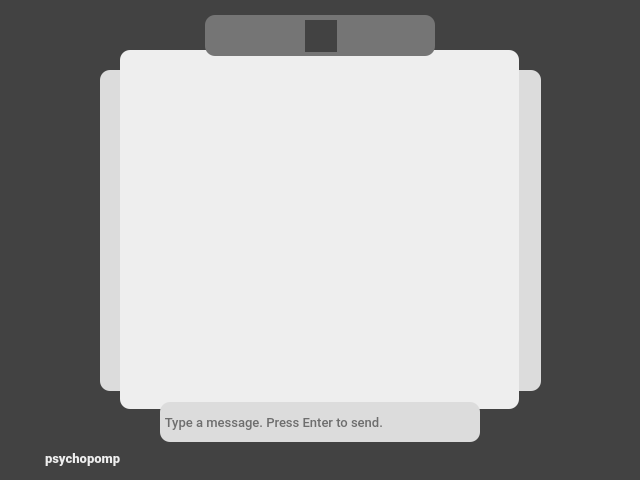
<?xml version="1.0" encoding="UTF-8"?>
<ui version="4.0">
 <class>MainWindow</class>
 <widget class="QDialog" name="MainWindow">
  <property name="geometry">
   <rect>
    <x>0</x>
    <y>0</y>
    <width>640</width>
    <height>480</height>
   </rect>
  </property>
  <property name="windowTitle">
   <string>MainWindow</string>
  </property>
  <property name="styleSheet">
   <string notr="true"/>
  </property>
  <widget class="QStackedWidget" name="centralWidget">
   <property name="enabled">
    <bool>true</bool>
   </property>
   <property name="geometry">
    <rect>
     <x>0</x>
     <y>0</y>
     <width>640</width>
     <height>480</height>
    </rect>
   </property>
   <property name="styleSheet">
    <string notr="true"/>
   </property>
   <property name="currentIndex">
    <number>0</number>
   </property>
   <widget class="QWidget" name="mainpage">
    <property name="styleSheet">
     <string notr="true">QWidget {
 background-color: #424242;

}</string>
    </property>
    <widget class="QPushButton" name="exitButton">
     <property name="geometry">
      <rect>
       <x>395</x>
       <y>20</y>
       <width>32</width>
       <height>32</height>
      </rect>
     </property>
     <property name="toolTip">
      <string>Exit application</string>
     </property>
     <property name="whatsThis">
      <string>Exit application</string>
     </property>
     <property name="styleSheet">
      <string notr="true">QPushButton {
 border: 1px ;
border-radius: 15px;
 background-color: #757575;

}</string>
     </property>
     <property name="text">
      <string/>
     </property>
     <property name="icon">
      <iconset resource="myresources.qrc">
       <normaloff>:/root/resources/close_32px.png</normaloff>:/root/resources/close_32px.png</iconset>
     </property>
     <property name="iconSize">
      <size>
       <width>24</width>
       <height>24</height>
      </size>
     </property>
     <property name="checkable">
      <bool>false</bool>
     </property>
     <property name="flat">
      <bool>true</bool>
     </property>
    </widget>
    <widget class="QPushButton" name="minimizeButton">
     <property name="geometry">
      <rect>
       <x>215</x>
       <y>20</y>
       <width>32</width>
       <height>32</height>
      </rect>
     </property>
     <property name="toolTip">
      <string>Minimize window</string>
     </property>
     <property name="whatsThis">
      <string>Minimize window</string>
     </property>
     <property name="styleSheet">
      <string notr="true">QPushButton {
 border: 1px ;
border-radius: 15px;
 background-color: #757575;

}</string>
     </property>
     <property name="text">
      <string/>
     </property>
     <property name="icon">
      <iconset resource="myresources.qrc">
       <normaloff>:/root/resources/minimize_32px.png</normaloff>:/root/resources/minimize_32px.png</iconset>
     </property>
     <property name="iconSize">
      <size>
       <width>24</width>
       <height>24</height>
      </size>
     </property>
     <property name="flat">
      <bool>true</bool>
     </property>
    </widget>
    <widget class="QLabel" name="mainTitle">
     <property name="geometry">
      <rect>
       <x>45</x>
       <y>448</y>
       <width>91</width>
       <height>21</height>
      </rect>
     </property>
     <property name="font">
      <font>
       <family>Roboto Black</family>
       <pointsize>10</pointsize>
       <weight>75</weight>
       <italic>false</italic>
       <bold>true</bold>
      </font>
     </property>
     <property name="styleSheet">
      <string notr="true">QLabel {
 color: #eeeeee;
}</string>
     </property>
     <property name="text">
      <string>psychopomp</string>
     </property>
    </widget>
    <widget class="QLabel" name="picture">
     <property name="geometry">
      <rect>
       <x>305</x>
       <y>20</y>
       <width>32</width>
       <height>32</height>
      </rect>
     </property>
     <property name="toolTip">
      <string>Your icon</string>
     </property>
     <property name="whatsThis">
      <string>Your icon</string>
     </property>
     <property name="text">
      <string>&lt;html&gt;&lt;head/&gt;&lt;body&gt;&lt;p&gt;&lt;br/&gt;&lt;/p&gt;&lt;/body&gt;&lt;/html&gt;</string>
     </property>
    </widget>
    <widget class="QLineEdit" name="lineEdit">
     <property name="geometry">
      <rect>
       <x>160</x>
       <y>402</y>
       <width>320</width>
       <height>40</height>
      </rect>
     </property>
     <property name="font">
      <font>
       <family>Roboto Medium</family>
       <pointsize>10</pointsize>
       <weight>50</weight>
       <bold>false</bold>
      </font>
     </property>
     <property name="styleSheet">
      <string notr="true">QLineEdit {
 border: 1.5px ;
 border-radius: 10px;
 background-color: #dcdcdc;
color: #000000;

}</string>
     </property>
     <property name="text">
      <string/>
     </property>
     <property name="placeholderText">
      <string> Type a message. Press Enter to send.</string>
     </property>
    </widget>
    <widget class="QPushButton" name="settingsButton">
     <property name="geometry">
      <rect>
       <x>570</x>
       <y>160</y>
       <width>32</width>
       <height>32</height>
      </rect>
     </property>
     <property name="font">
      <font>
       <family>Roboto</family>
       <pointsize>9</pointsize>
      </font>
     </property>
     <property name="toolTip">
      <string>Settings</string>
     </property>
     <property name="whatsThis">
      <string>Settings</string>
     </property>
     <property name="styleSheet">
      <string notr="true">QPushButton {
 border: 1px ;
border-radius: 15px;
 background-color: #424242;
color: #eeeeee;

}</string>
     </property>
     <property name="text">
      <string/>
     </property>
     <property name="icon">
      <iconset resource="myresources.qrc">
       <normaloff>:/root/resources/settings.png</normaloff>:/root/resources/settings.png</iconset>
     </property>
     <property name="iconSize">
      <size>
       <width>32</width>
       <height>24</height>
      </size>
     </property>
     <property name="flat">
      <bool>true</bool>
     </property>
    </widget>
    <widget class="QLabel" name="dark_bkgd_2">
     <property name="geometry">
      <rect>
       <x>205</x>
       <y>15</y>
       <width>230</width>
       <height>41</height>
      </rect>
     </property>
     <property name="styleSheet">
      <string notr="true">QLabel {
 border:1.5px;
border-radius: 10px;
 background-color: #757575;

}</string>
     </property>
     <property name="text">
      <string/>
     </property>
    </widget>
    <widget class="QPushButton" name="saveButton">
     <property name="geometry">
      <rect>
       <x>570</x>
       <y>260</y>
       <width>32</width>
       <height>32</height>
      </rect>
     </property>
     <property name="font">
      <font>
       <family>Roboto</family>
       <pointsize>9</pointsize>
       <weight>50</weight>
       <bold>false</bold>
      </font>
     </property>
     <property name="toolTip">
      <string>Save conversation</string>
     </property>
     <property name="whatsThis">
      <string>Save conversation</string>
     </property>
     <property name="styleSheet">
      <string notr="true">QPushButton {
 border: 1px ;
border-radius: 15px;
 background-color: #424242;
color: #eeeeee;

}</string>
     </property>
     <property name="text">
      <string/>
     </property>
     <property name="icon">
      <iconset resource="myresources.qrc">
       <normaloff>:/root/resources/save.png</normaloff>:/root/resources/save.png</iconset>
     </property>
     <property name="iconSize">
      <size>
       <width>24</width>
       <height>24</height>
      </size>
     </property>
     <property name="flat">
      <bool>true</bool>
     </property>
    </widget>
    <widget class="QLabel" name="typeDetected">
     <property name="geometry">
      <rect>
       <x>28</x>
       <y>205</y>
       <width>51</width>
       <height>51</height>
      </rect>
     </property>
     <property name="font">
      <font>
       <family>Roboto</family>
       <pointsize>10</pointsize>
       <italic>true</italic>
      </font>
     </property>
     <property name="autoFillBackground">
      <bool>false</bool>
     </property>
     <property name="styleSheet">
      <string notr="true">QLabel {
 color: #eeeeee;
}</string>
     </property>
     <property name="frameShadow">
      <enum>QFrame::Plain</enum>
     </property>
     <property name="text">
      <string>&lt;html&gt;&lt;head/&gt;&lt;body&gt;&lt;p&gt;&lt;img src=&quot;:/root/resources/typing.png&quot;/&gt;&lt;/p&gt;&lt;/body&gt;&lt;/html&gt;</string>
     </property>
    </widget>
    <widget class="QLabel" name="chatIcon">
     <property name="geometry">
      <rect>
       <x>10</x>
       <y>450</y>
       <width>28</width>
       <height>21</height>
      </rect>
     </property>
     <property name="text">
      <string>&lt;html&gt;&lt;head/&gt;&lt;body&gt;&lt;p&gt;&lt;img src=&quot;:/root/resources/chat_icon.png&quot;/&gt;&lt;/p&gt;&lt;/body&gt;&lt;/html&gt;</string>
     </property>
    </widget>
    <widget class="QListWidget" name="listWidget">
     <property name="geometry">
      <rect>
       <x>100</x>
       <y>70</y>
       <width>441</width>
       <height>321</height>
      </rect>
     </property>
     <property name="font">
      <font>
       <family>Roboto Medium</family>
       <pointsize>11</pointsize>
      </font>
     </property>
     <property name="styleSheet">
      <string notr="true">QListWidget {
 border: 1px ;
 border-radius: 10px;
 background-color: #dcdcdc;
 color: #dcdcdc;
}</string>
     </property>
    </widget>
    <widget class="QPushButton" name="participantsButton">
     <property name="geometry">
      <rect>
       <x>570</x>
       <y>210</y>
       <width>32</width>
       <height>32</height>
      </rect>
     </property>
     <property name="toolTip">
      <string>Participants</string>
     </property>
     <property name="whatsThis">
      <string>Participants</string>
     </property>
     <property name="styleSheet">
      <string notr="true">QPushButton {
 border: 1px ;
border-radius: 15px;
 background-color: #424242;
color: #eeeeee;

}</string>
     </property>
     <property name="text">
      <string/>
     </property>
     <property name="icon">
      <iconset resource="myresources.qrc">
       <normaloff>:/root/resources/account_grey.png</normaloff>:/root/resources/account_grey.png</iconset>
     </property>
     <property name="iconSize">
      <size>
       <width>24</width>
       <height>24</height>
      </size>
     </property>
     <property name="flat">
      <bool>true</bool>
     </property>
    </widget>
    <widget class="QTextEdit" name="textEdit">
     <property name="geometry">
      <rect>
       <x>120</x>
       <y>50</y>
       <width>399</width>
       <height>359</height>
      </rect>
     </property>
     <property name="font">
      <font>
       <family>Roboto Medium</family>
       <pointsize>10</pointsize>
       <weight>50</weight>
       <bold>false</bold>
      </font>
     </property>
     <property name="focusPolicy">
      <enum>Qt::NoFocus</enum>
     </property>
     <property name="autoFillBackground">
      <bool>false</bool>
     </property>
     <property name="styleSheet">
      <string notr="true">QTextEdit {
 border: 1.5px;
border-radius: 10px;
 background-color: #eeeeee;

}</string>
     </property>
     <property name="frameShape">
      <enum>QFrame::StyledPanel</enum>
     </property>
     <property name="placeholderText">
      <string/>
     </property>
    </widget>
    <zorder>listWidget</zorder>
    <zorder>mainTitle</zorder>
    <zorder>chatIcon</zorder>
    <zorder>participantsButton</zorder>
    <zorder>settingsButton</zorder>
    <zorder>saveButton</zorder>
    <zorder>typeDetected</zorder>
    <zorder>textEdit</zorder>
    <zorder>lineEdit</zorder>
    <zorder>dark_bkgd_2</zorder>
    <zorder>exitButton</zorder>
    <zorder>minimizeButton</zorder>
    <zorder>picture</zorder>
   </widget>
   <widget class="QWidget" name="loginpage">
    <property name="autoFillBackground">
     <bool>false</bool>
    </property>
    <property name="styleSheet">
     <string notr="true">QWidget {
border: 1px;
background-color: #424242;

}</string>
    </property>
    <widget class="QGraphicsView" name="graphicsView">
     <property name="geometry">
      <rect>
       <x>242</x>
       <y>100</y>
       <width>156</width>
       <height>156</height>
      </rect>
     </property>
     <property name="whatsThis">
      <string>&lt;html&gt;&lt;head/&gt;&lt;body&gt;&lt;p&gt;&lt;br/&gt;&lt;/p&gt;&lt;/body&gt;&lt;/html&gt;</string>
     </property>
     <property name="styleSheet">
      <string notr="true">QGraphicsView {
 border: 1.5px ;
 border-radius: 10px;
 background-color: #dcdcdc;


}</string>
     </property>
     <property name="dragMode">
      <enum>QGraphicsView::NoDrag</enum>
     </property>
     <property name="transformationAnchor">
      <enum>QGraphicsView::NoAnchor</enum>
     </property>
    </widget>
    <widget class="QLineEdit" name="usernameEdit">
     <property name="geometry">
      <rect>
       <x>200</x>
       <y>300</y>
       <width>240</width>
       <height>41</height>
      </rect>
     </property>
     <property name="font">
      <font>
       <family>Roboto Medium</family>
       <pointsize>11</pointsize>
       <weight>50</weight>
       <bold>false</bold>
      </font>
     </property>
     <property name="autoFillBackground">
      <bool>false</bool>
     </property>
     <property name="styleSheet">
      <string notr="true">QLineEdit {
 border: 1.5px ;
 border-radius: 10px;
 background-color: #dcdcdc;
color: #424242;

}</string>
     </property>
     <property name="maxLength">
      <number>64</number>
     </property>
     <property name="frame">
      <bool>true</bool>
     </property>
     <property name="echoMode">
      <enum>QLineEdit::Normal</enum>
     </property>
     <property name="placeholderText">
      <string/>
     </property>
     <property name="cursorMoveStyle">
      <enum>Qt::LogicalMoveStyle</enum>
     </property>
    </widget>
    <widget class="QLabel" name="sizeLabel">
     <property name="geometry">
      <rect>
       <x>275</x>
       <y>260</y>
       <width>101</width>
       <height>20</height>
      </rect>
     </property>
     <property name="font">
      <font>
       <family>Roboto</family>
       <pointsize>8</pointsize>
       <italic>true</italic>
      </font>
     </property>
     <property name="styleSheet">
      <string notr="true">QLabel{
background-color: #eeeeee;
color: #616161;
}</string>
     </property>
     <property name="text">
      <string>Best size: 256x256</string>
     </property>
    </widget>
    <widget class="QPushButton" name="exitLogin">
     <property name="geometry">
      <rect>
       <x>435</x>
       <y>60</y>
       <width>32</width>
       <height>32</height>
      </rect>
     </property>
     <property name="styleSheet">
      <string notr="true">QPushButton {
 border: 1px ;
border-radius: 15px;
 background-color: #eeeeee;

}</string>
     </property>
     <property name="text">
      <string/>
     </property>
     <property name="icon">
      <iconset resource="myresources.qrc">
       <normaloff>:/root/resources/close_32px_dark.png</normaloff>:/root/resources/close_32px_dark.png</iconset>
     </property>
     <property name="iconSize">
      <size>
       <width>24</width>
       <height>24</height>
      </size>
     </property>
     <property name="flat">
      <bool>true</bool>
     </property>
    </widget>
    <widget class="QPushButton" name="minimizeLogin">
     <property name="geometry">
      <rect>
       <x>175</x>
       <y>60</y>
       <width>32</width>
       <height>32</height>
      </rect>
     </property>
     <property name="styleSheet">
      <string notr="true">QPushButton {
 border: 1px ;
border-radius: 15px;
 background-color: #eeeeee;

}</string>
     </property>
     <property name="text">
      <string/>
     </property>
     <property name="icon">
      <iconset resource="myresources.qrc">
       <normaloff>:/root/resources/minimize_32px_dark.png</normaloff>:/root/resources/minimize_32px_dark.png</iconset>
     </property>
     <property name="iconSize">
      <size>
       <width>24</width>
       <height>24</height>
      </size>
     </property>
     <property name="flat">
      <bool>true</bool>
     </property>
    </widget>
    <widget class="QLabel" name="loginLabel">
     <property name="geometry">
      <rect>
       <x>242</x>
       <y>30</y>
       <width>156</width>
       <height>41</height>
      </rect>
     </property>
     <property name="font">
      <font>
       <family>Roboto Black</family>
       <pointsize>11</pointsize>
       <weight>75</weight>
       <bold>true</bold>
      </font>
     </property>
     <property name="styleSheet">
      <string notr="true">QLabel {
 border: 1px ;
border-radius: 10px;
 background-color: #757575;
color: #eeeeee;

}</string>
     </property>
     <property name="text">
      <string>              LOGIN</string>
     </property>
    </widget>
    <widget class="QPushButton" name="loginButton">
     <property name="geometry">
      <rect>
       <x>200</x>
       <y>350</y>
       <width>240</width>
       <height>41</height>
      </rect>
     </property>
     <property name="font">
      <font>
       <family>Roboto Black</family>
       <pointsize>11</pointsize>
       <weight>75</weight>
       <bold>true</bold>
      </font>
     </property>
     <property name="autoFillBackground">
      <bool>false</bool>
     </property>
     <property name="styleSheet">
      <string notr="true">QPushButton {
 border: 1px ;
border-radius: 10px;
background-color: #00aedb;
color: #eeeeee;
}</string>
     </property>
     <property name="text">
      <string>SIGN IN</string>
     </property>
     <property name="autoDefault">
      <bool>true</bool>
     </property>
     <property name="default">
      <bool>false</bool>
     </property>
     <property name="flat">
      <bool>true</bool>
     </property>
    </widget>
    <widget class="QLabel" name="greyBkgd">
     <property name="geometry">
      <rect>
       <x>140</x>
       <y>80</y>
       <width>361</width>
       <height>331</height>
      </rect>
     </property>
     <property name="styleSheet">
      <string notr="true">QLabel {
 border: 1.5px ;
 border-radius: 10px;
 background-color: #dcdcdc;

}</string>
     </property>
     <property name="text">
      <string/>
     </property>
    </widget>
    <widget class="QLabel" name="whiteBkgd">
     <property name="geometry">
      <rect>
       <x>160</x>
       <y>50</y>
       <width>320</width>
       <height>391</height>
      </rect>
     </property>
     <property name="styleSheet">
      <string notr="true">QLabel {
 border: 1.5px ;
 border-radius: 10px;
 background-color: #eeeeee;

}</string>
     </property>
     <property name="frameShape">
      <enum>QFrame::NoFrame</enum>
     </property>
     <property name="frameShadow">
      <enum>QFrame::Plain</enum>
     </property>
     <property name="lineWidth">
      <number>1</number>
     </property>
     <property name="text">
      <string/>
     </property>
    </widget>
    <widget class="QLabel" name="acountBlack">
     <property name="geometry">
      <rect>
       <x>168</x>
       <y>305</y>
       <width>24</width>
       <height>31</height>
      </rect>
     </property>
     <property name="styleSheet">
      <string notr="true">QLabel {
 border: 1.5px ;
 border-radius: 10px;
 background-color: #eeeeee;

}</string>
     </property>
     <property name="text">
      <string>&lt;html&gt;&lt;head/&gt;&lt;body&gt;&lt;p&gt;&lt;img src=&quot;:/root/resources/account_black.png&quot;/&gt;&lt;/p&gt;&lt;/body&gt;&lt;/html&gt;</string>
     </property>
    </widget>
    <widget class="QRadioButton" name="radioButton">
     <property name="geometry">
      <rect>
       <x>270</x>
       <y>410</y>
       <width>101</width>
       <height>17</height>
      </rect>
     </property>
     <property name="font">
      <font>
       <family>Roboto</family>
      </font>
     </property>
     <property name="styleSheet">
      <string notr="true">QRadioButton {
 border: 1.5px ;
 border-radius: 10px;
 background-color: #eeeeee;
color: #616161;

}</string>
     </property>
     <property name="text">
      <string>Remember Me</string>
     </property>
     <property name="checked">
      <bool>false</bool>
     </property>
    </widget>
    <widget class="QLabel" name="appTitle">
     <property name="geometry">
      <rect>
       <x>45</x>
       <y>448</y>
       <width>91</width>
       <height>21</height>
      </rect>
     </property>
     <property name="font">
      <font>
       <family>Roboto Black</family>
       <pointsize>10</pointsize>
       <weight>75</weight>
       <bold>true</bold>
      </font>
     </property>
     <property name="styleSheet">
      <string notr="true">QLabel {
 border: 1px ;
border-radius: 10px;
 background-color: #424242;
color: #eeeeee;

}</string>
     </property>
     <property name="text">
      <string>psychopomp</string>
     </property>
    </widget>
    <widget class="QLabel" name="appLogo">
     <property name="geometry">
      <rect>
       <x>10</x>
       <y>450</y>
       <width>31</width>
       <height>21</height>
      </rect>
     </property>
     <property name="text">
      <string>&lt;html&gt;&lt;head/&gt;&lt;body&gt;&lt;p&gt;&lt;img src=&quot;:/root/resources/chat_icon.png&quot;/&gt;&lt;/p&gt;&lt;/body&gt;&lt;/html&gt;</string>
     </property>
    </widget>
    <zorder>greyBkgd</zorder>
    <zorder>whiteBkgd</zorder>
    <zorder>usernameEdit</zorder>
    <zorder>sizeLabel</zorder>
    <zorder>exitLogin</zorder>
    <zorder>minimizeLogin</zorder>
    <zorder>loginLabel</zorder>
    <zorder>loginButton</zorder>
    <zorder>acountBlack</zorder>
    <zorder>radioButton</zorder>
    <zorder>graphicsView</zorder>
    <zorder>appTitle</zorder>
    <zorder>appLogo</zorder>
   </widget>
   <widget class="QWidget" name="settings">
    <property name="styleSheet">
     <string notr="true">QWidget {
 background-color: #424242;

}</string>
    </property>
    <widget class="QLabel" name="pageTitle">
     <property name="geometry">
      <rect>
       <x>40</x>
       <y>12</y>
       <width>60</width>
       <height>16</height>
      </rect>
     </property>
     <property name="font">
      <font>
       <family>Roboto Black</family>
       <pointsize>10</pointsize>
       <weight>75</weight>
       <bold>true</bold>
      </font>
     </property>
     <property name="styleSheet">
      <string notr="true">QLabel {
 color: #eeeeee;
}</string>
     </property>
     <property name="text">
      <string>settings</string>
     </property>
    </widget>
    <widget class="QPushButton" name="backButton">
     <property name="geometry">
      <rect>
       <x>160</x>
       <y>410</y>
       <width>320</width>
       <height>41</height>
      </rect>
     </property>
     <property name="font">
      <font>
       <family>Roboto Black</family>
       <pointsize>10</pointsize>
       <weight>75</weight>
       <bold>true</bold>
      </font>
     </property>
     <property name="styleSheet">
      <string notr="true">QPushButton {
 border: 1.5px;
border-radius: 15px;
 background-color: #757575;
color: #eeeeee;

}</string>
     </property>
     <property name="text">
      <string>SAVE SETTINGS</string>
     </property>
    </widget>
    <widget class="QSlider" name="colorSlider">
     <property name="geometry">
      <rect>
       <x>160</x>
       <y>320</y>
       <width>320</width>
       <height>22</height>
      </rect>
     </property>
     <property name="maximum">
      <number>100</number>
     </property>
     <property name="singleStep">
      <number>50</number>
     </property>
     <property name="pageStep">
      <number>50</number>
     </property>
     <property name="value">
      <number>0</number>
     </property>
     <property name="sliderPosition">
      <number>0</number>
     </property>
     <property name="orientation">
      <enum>Qt::Horizontal</enum>
     </property>
     <property name="invertedAppearance">
      <bool>false</bool>
     </property>
     <property name="invertedControls">
      <bool>false</bool>
     </property>
     <property name="tickPosition">
      <enum>QSlider::TicksBelow</enum>
     </property>
     <property name="tickInterval">
      <number>50</number>
     </property>
    </widget>
    <widget class="QLabel" name="colorsTitle">
     <property name="geometry">
      <rect>
       <x>200</x>
       <y>240</y>
       <width>241</width>
       <height>21</height>
      </rect>
     </property>
     <property name="font">
      <font>
       <family>Roboto Black</family>
       <pointsize>11</pointsize>
       <weight>75</weight>
       <bold>true</bold>
      </font>
     </property>
     <property name="styleSheet">
      <string notr="true">QLabel {
 color: #eeeeee;
}</string>
     </property>
     <property name="text">
      <string>COLOR THEMES - COMING SOON</string>
     </property>
    </widget>
    <widget class="Line" name="line">
     <property name="geometry">
      <rect>
       <x>160</x>
       <y>50</y>
       <width>320</width>
       <height>16</height>
      </rect>
     </property>
     <property name="autoFillBackground">
      <bool>false</bool>
     </property>
     <property name="styleSheet">
      <string notr="true">QFrame#line{
color: #eeeeee;
}</string>
     </property>
     <property name="frameShadow">
      <enum>QFrame::Plain</enum>
     </property>
     <property name="orientation">
      <enum>Qt::Horizontal</enum>
     </property>
    </widget>
    <widget class="QLabel" name="iconTitle">
     <property name="geometry">
      <rect>
       <x>300</x>
       <y>20</y>
       <width>41</width>
       <height>21</height>
      </rect>
     </property>
     <property name="font">
      <font>
       <family>Roboto Black</family>
       <pointsize>11</pointsize>
       <weight>75</weight>
       <bold>true</bold>
      </font>
     </property>
     <property name="styleSheet">
      <string notr="true">QLabel {
 color: #eeeeee;
}</string>
     </property>
     <property name="text">
      <string>ICON</string>
     </property>
    </widget>
    <widget class="Line" name="line_2">
     <property name="geometry">
      <rect>
       <x>160</x>
       <y>270</y>
       <width>320</width>
       <height>16</height>
      </rect>
     </property>
     <property name="autoFillBackground">
      <bool>false</bool>
     </property>
     <property name="styleSheet">
      <string notr="true">QFrame#line_2{
color: #eeeeee;
}</string>
     </property>
     <property name="frameShadow">
      <enum>QFrame::Plain</enum>
     </property>
     <property name="orientation">
      <enum>Qt::Horizontal</enum>
     </property>
    </widget>
    <widget class="QGraphicsView" name="iconView">
     <property name="geometry">
      <rect>
       <x>160</x>
       <y>80</y>
       <width>128</width>
       <height>128</height>
      </rect>
     </property>
     <property name="styleSheet">
      <string notr="true">QGraphicsView {
 border: 1.5px ;
 border-radius: 10px;
 background-color: #dcdcdc;
}</string>
     </property>
    </widget>
    <widget class="QPushButton" name="changeImageButton">
     <property name="geometry">
      <rect>
       <x>340</x>
       <y>120</y>
       <width>141</width>
       <height>41</height>
      </rect>
     </property>
     <property name="font">
      <font>
       <family>Roboto Black</family>
       <pointsize>9</pointsize>
       <weight>75</weight>
       <bold>true</bold>
      </font>
     </property>
     <property name="styleSheet">
      <string notr="true">QPushButton {
 border: 1.5px;
border-radius: 15px;
 background-color: #757575;
color: #eeeeee;

}</string>
     </property>
     <property name="text">
      <string>CHANGE IMAGE</string>
     </property>
    </widget>
    <widget class="QLabel" name="darkLabel">
     <property name="geometry">
      <rect>
       <x>130</x>
       <y>350</y>
       <width>81</width>
       <height>16</height>
      </rect>
     </property>
     <property name="font">
      <font>
       <family>Roboto</family>
       <pointsize>9</pointsize>
      </font>
     </property>
     <property name="styleSheet">
      <string notr="true">QLabel {
 color: #eeeeee;
}</string>
     </property>
     <property name="text">
      <string>Dark (Default)</string>
     </property>
    </widget>
    <widget class="QLabel" name="metroLabel">
     <property name="geometry">
      <rect>
       <x>305</x>
       <y>350</y>
       <width>41</width>
       <height>16</height>
      </rect>
     </property>
     <property name="font">
      <font>
       <family>Roboto</family>
       <pointsize>9</pointsize>
      </font>
     </property>
     <property name="styleSheet">
      <string notr="true">QLabel {
 color: #eeeeee;
}</string>
     </property>
     <property name="text">
      <string>Metro</string>
     </property>
    </widget>
    <widget class="QLabel" name="metroBlueLabel">
     <property name="geometry">
      <rect>
       <x>445</x>
       <y>350</y>
       <width>61</width>
       <height>16</height>
      </rect>
     </property>
     <property name="font">
      <font>
       <family>Roboto</family>
       <pointsize>9</pointsize>
      </font>
     </property>
     <property name="styleSheet">
      <string notr="true">QLabel {
 color: #eeeeee;
}</string>
     </property>
     <property name="text">
      <string>Metro Blue</string>
     </property>
    </widget>
    <widget class="QLabel" name="label">
     <property name="geometry">
      <rect>
       <x>10</x>
       <y>10</y>
       <width>28</width>
       <height>21</height>
      </rect>
     </property>
     <property name="text">
      <string>&lt;html&gt;&lt;head/&gt;&lt;body&gt;&lt;p&gt;&lt;img src=&quot;:/root/resources/chat_icon.png&quot;/&gt;&lt;/p&gt;&lt;/body&gt;&lt;/html&gt;</string>
     </property>
    </widget>
   </widget>
  </widget>
 </widget>
 <resources>
  <include location="myresources.qrc"/>
 </resources>
 <connections/>
</ui>
